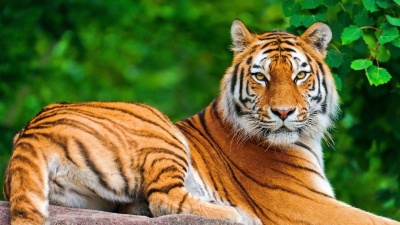
#> input picture Image_Fundamental/harimau.jpg, 400 x 225 px
$ jupyter execute Rotation.ipynb   (shell and % lines are left out)
#> lines starting #> are read from the running program, lines starting #| are printed output that depends on the picture
<a href="https://colab.research.google.com/github/Hwaulat/Tugas4/blob/main/Image_Fundamental/Rotation.ipynb" target="_parent"></a>

[cell 1]
# import the necessary packages
import matplotlib.pyplot as plt
import argparse
import imutils
import cv2

[cell 2]
def plt_imshow(title, image):
	# convert the image frame BGR to RGB color space and display it
	image = cv2.cvtColor(image, cv2.COLOR_BGR2RGB)
	plt.imshow(image)
	plt.title(title)
	plt.grid(False)
	plt.show()

[cell 3]
args = {
	"image": "harimau.jpg"
}

[cell 4]
image = cv2.imread(args["image"])
#> image is the input picture: shape (225, 400, 3); mean B, G, R 54, 109.8, 104.5
plt_imshow("Image", image)
(h, w) = image.shape[:2]
#> h = 225; w = 400
(cX, cY) = (w // 2, h // 2)
#> cX = 200; cY = 112
# rotate our image by 45 degrees around the center of the image
M = cv2.getRotationMatrix2D((cX, cY), 45, 1.0)
rotated = cv2.warpAffine(image, M, (w, h))
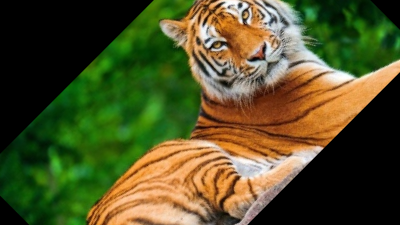
#> rotated: shape (225, 400, 3); mean B, G, R 38.4, 80.7, 79.7
plt_imshow("Rotated by 45 Degrees", rotated)
# rotate our image by -90 degrees around the image
M = cv2.getRotationMatrix2D((cX, cY), -90, 1.0)
rotated = cv2.warpAffine(image, M, (w, h))
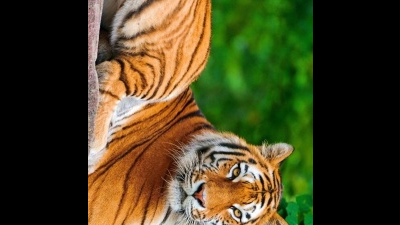
#> rotated: shape (225, 400, 3); mean B, G, R 33, 65, 70.2
plt_imshow("Rotated by -90 Degrees", rotated)

[cell 5]
M = cv2.getRotationMatrix2D((10, 10), 45, 1.0)
rotated = cv2.warpAffine(image, M, (w, h))
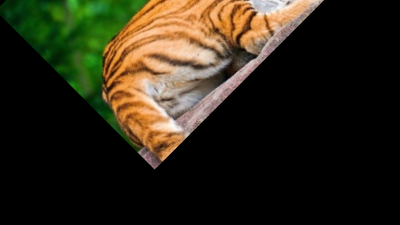
#> rotated: shape (225, 400, 3); mean B, G, R 22.9, 38.6, 43.8
plt_imshow("Rotated by Arbitrary Point", rotated)

[cell 6]
rotated = imutils.rotate(image, 180)
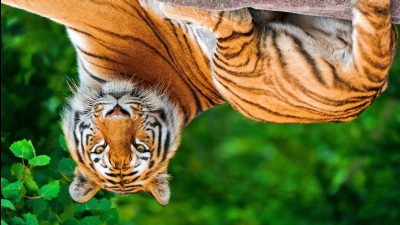
#> rotated: shape (225, 400, 3); mean B, G, R 54, 109.6, 104.4
plt_imshow("Rotated by 180 Degrees", rotated)

[cell 7]
rotated = imutils.rotate_bound(image, -33)
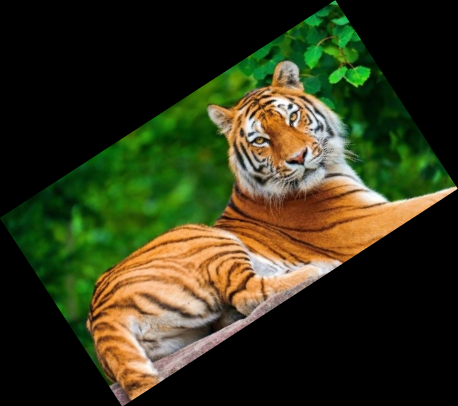
#> rotated: shape (406, 458, 3); mean B, G, R 26.1, 53.2, 50.6
plt_imshow("Rotated Without Cropping", rotated)
cv2.waitKey(0)
cv2.destroyAllWindows()
